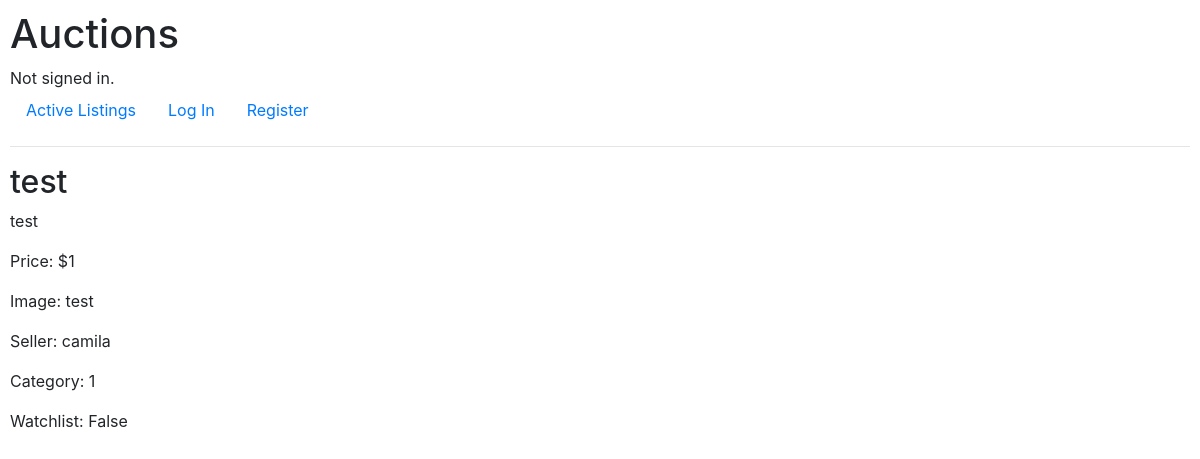
Screenshot of /listings/7 with the database file from the repository.
### auctions/models.py (models this page shows, shortened)
class Listing(models.Model):
    title = models.CharField(max_length=64)
    description = models.CharField(max_length=64)
    starting_bid = models.IntegerField()
    seller = models.ManyToManyField(User, blank=True, related_name="listing")
    seller_username = models.CharField(max_length=64, default="")
    img_url = models.CharField(max_length=64, blank=True)
    category_id = models.IntegerField(default=1)
    in_watchlist = models.BooleanField(default=False)
    current_price = models.IntegerField(blank=True)
    is_active = models.BooleanField()
    current_winner = models.ManyToManyField(User, blank=True, related_name="won_bid")

### auctions/views.py (the view)
# urls.py: path("listings/<str:id>", views.listing, name="listings"),
def listing(request, id):
    listing = Listing.objects.get(id=id)
    if request.user.is_authenticated:
        watchlist_text = "Add to Watchlist"
        watchlist_form = WatchlistAction(initial={'add_watchlist':True})
        if listing.in_watchlist:
            watchlist_text = "Remove from Watchlist"
            watchlist_form = WatchlistAction(initial={'add_watchlist':False})
        return render(request, "auctions/listing.html", {
            "listing": listing,
            "is_authenticated": request.user.is_authenticated,
            "watchlist_form": watchlist_form,
            "watchlist_text": watchlist_text
        })
    else:
        return render(request, "auctions/listing.html", {
            "listing": listing,
            "is_authenticated": request.user.is_authenticated,
            "watchlist_form": False,
            "watchlist_text": ""
        })

### auctions/templates/auctions/listing.html (shortened to what this page needs)
{% extends "auctions/layout.html" %}
{% block body %}
    <h2>{{ listing.title }}</h2>
    <p>{{ listing.description }}</p>
    <p>Price: ${{ listing.starting_bid }}</p>
    <p>Image: {{ listing.img_url }}</p>
    <p>Seller: {{ listing.seller_username }}</p>
    <p>Category: {{ listing.category_id }}</p>
    <p>Watchlist: {{ listing.in_watchlist }}</p>
{% endblock %}

### auctions/static/auctions/styles.css (style rules this page uses)
body { padding: 10px; }

### rows the page displays
Listing: title "test", description "test", starting_bid "1", img_url "test", seller_username "camila", category_id "1", in_watchlist "False"
